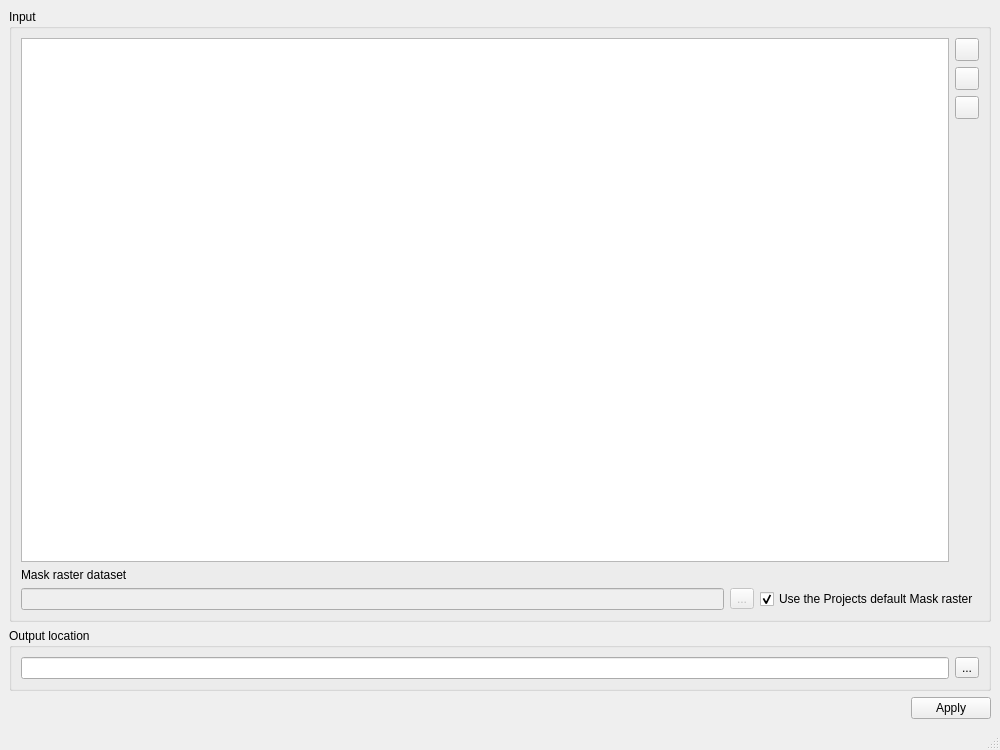
<?xml version="1.0" encoding="UTF-8"?>
<ui version="4.0">
 <class>ImportRasterData</class>
 <widget class="QMainWindow" name="ImportRasterData">
  <property name="geometry">
   <rect>
    <x>0</x>
    <y>0</y>
    <width>1000</width>
    <height>750</height>
   </rect>
  </property>
  <property name="acceptDrops">
   <bool>true</bool>
  </property>
  <property name="windowTitle">
   <string>Import Raster</string>
  </property>
  <widget class="QWidget" name="centralwidget">
   <layout class="QHBoxLayout" name="horizontalLayout">
    <item>
     <layout class="QGridLayout" name="mainGridLayout" rowstretch="3,0,0">
      <item row="2" column="1">
       <widget class="QPushButton" name="applyPushButton">
        <property name="text">
         <string>Apply</string>
        </property>
       </widget>
      </item>
      <item row="2" column="0">
       <spacer name="horizontalSpacer">
        <property name="orientation">
         <enum>Qt::Horizontal</enum>
        </property>
        <property name="sizeHint" stdset="0">
         <size>
          <width>40</width>
          <height>20</height>
         </size>
        </property>
       </spacer>
      </item>
      <item row="1" column="0" colspan="2">
       <widget class="QGroupBox" name="outputLocationGroupBox">
        <property name="title">
         <string>Output location</string>
        </property>
        <layout class="QVBoxLayout" name="verticalLayout">
         <item>
          <layout class="QGridLayout" name="outputLocationGroupBoxGridLayout">
           <item row="0" column="0">
            <widget class="QLineEdit" name="outputLocationLineEdit"/>
           </item>
           <item row="0" column="1">
            <widget class="QToolButton" name="outputLocationToolButton">
             <property name="text">
              <string>...</string>
             </property>
            </widget>
           </item>
          </layout>
         </item>
        </layout>
       </widget>
      </item>
      <item row="0" column="0" colspan="2">
       <widget class="QGroupBox" name="inputGroupBox">
        <property name="title">
         <string>Input</string>
        </property>
        <layout class="QHBoxLayout" name="horizontalLayout_2">
         <item>
          <layout class="QGridLayout" name="inputGroupBoxGridLayout" rowstretch="1,0,0,0,0,0">
           <item row="1" column="3">
            <widget class="QToolButton" name="removeToolButton">
             <property name="toolTip">
              <string>Remove selected raster</string>
             </property>
             <property name="text">
              <string/>
             </property>
            </widget>
           </item>
           <item row="0" column="3">
            <widget class="QToolButton" name="addToolButton">
             <property name="toolTip">
              <string>Add raster to list</string>
             </property>
             <property name="text">
              <string/>
             </property>
            </widget>
           </item>
           <item row="2" column="3">
            <widget class="QToolButton" name="setAsMaskToolButton">
             <property name="toolTip">
              <string>Set selected raster as mask raster</string>
             </property>
             <property name="text">
              <string/>
             </property>
            </widget>
           </item>
           <item row="5" column="2" colspan="2">
            <widget class="QCheckBox" name="maskRastercheckBox">
             <property name="text">
              <string>Use the Projects default Mask raster</string>
             </property>
             <property name="checked">
              <bool>true</bool>
             </property>
            </widget>
           </item>
           <item row="4" column="0">
            <widget class="QLabel" name="maskRasterLabel">
             <property name="text">
              <string>Mask raster dataset</string>
             </property>
            </widget>
           </item>
           <item row="3" column="3">
            <spacer name="verticalSpacer">
             <property name="orientation">
              <enum>Qt::Vertical</enum>
             </property>
             <property name="sizeHint" stdset="0">
              <size>
               <width>20</width>
               <height>60</height>
              </size>
             </property>
            </spacer>
           </item>
           <item row="5" column="1">
            <widget class="QToolButton" name="maskRasterToolButton">
             <property name="enabled">
              <bool>false</bool>
             </property>
             <property name="text">
              <string>...</string>
             </property>
             <property name="checkable">
              <bool>false</bool>
             </property>
            </widget>
           </item>
           <item row="5" column="0">
            <widget class="QLineEdit" name="maskRasterLineEdit">
             <property name="enabled">
              <bool>false</bool>
             </property>
            </widget>
           </item>
           <item row="0" column="0" rowspan="4" colspan="3">
            <widget class="QListWidget" name="rasterCollectionListWidget">
             <property name="acceptDrops">
              <bool>false</bool>
             </property>
             <property name="dragDropMode">
              <enum>QAbstractItemView::NoDragDrop</enum>
             </property>
            </widget>
           </item>
          </layout>
         </item>
        </layout>
       </widget>
      </item>
     </layout>
    </item>
   </layout>
  </widget>
  <widget class="QMenuBar" name="menubar">
   <property name="geometry">
    <rect>
     <x>0</x>
     <y>0</y>
     <width>1000</width>
     <height>22</height>
    </rect>
   </property>
  </widget>
  <widget class="QStatusBar" name="statusbar"/>
 </widget>
 <tabstops>
  <tabstop>rasterCollectionListWidget</tabstop>
  <tabstop>addToolButton</tabstop>
  <tabstop>removeToolButton</tabstop>
  <tabstop>setAsMaskToolButton</tabstop>
  <tabstop>maskRasterLineEdit</tabstop>
  <tabstop>maskRasterToolButton</tabstop>
  <tabstop>maskRastercheckBox</tabstop>
  <tabstop>outputLocationLineEdit</tabstop>
  <tabstop>outputLocationToolButton</tabstop>
  <tabstop>applyPushButton</tabstop>
 </tabstops>
 <resources/>
 <connections/>
</ui>
